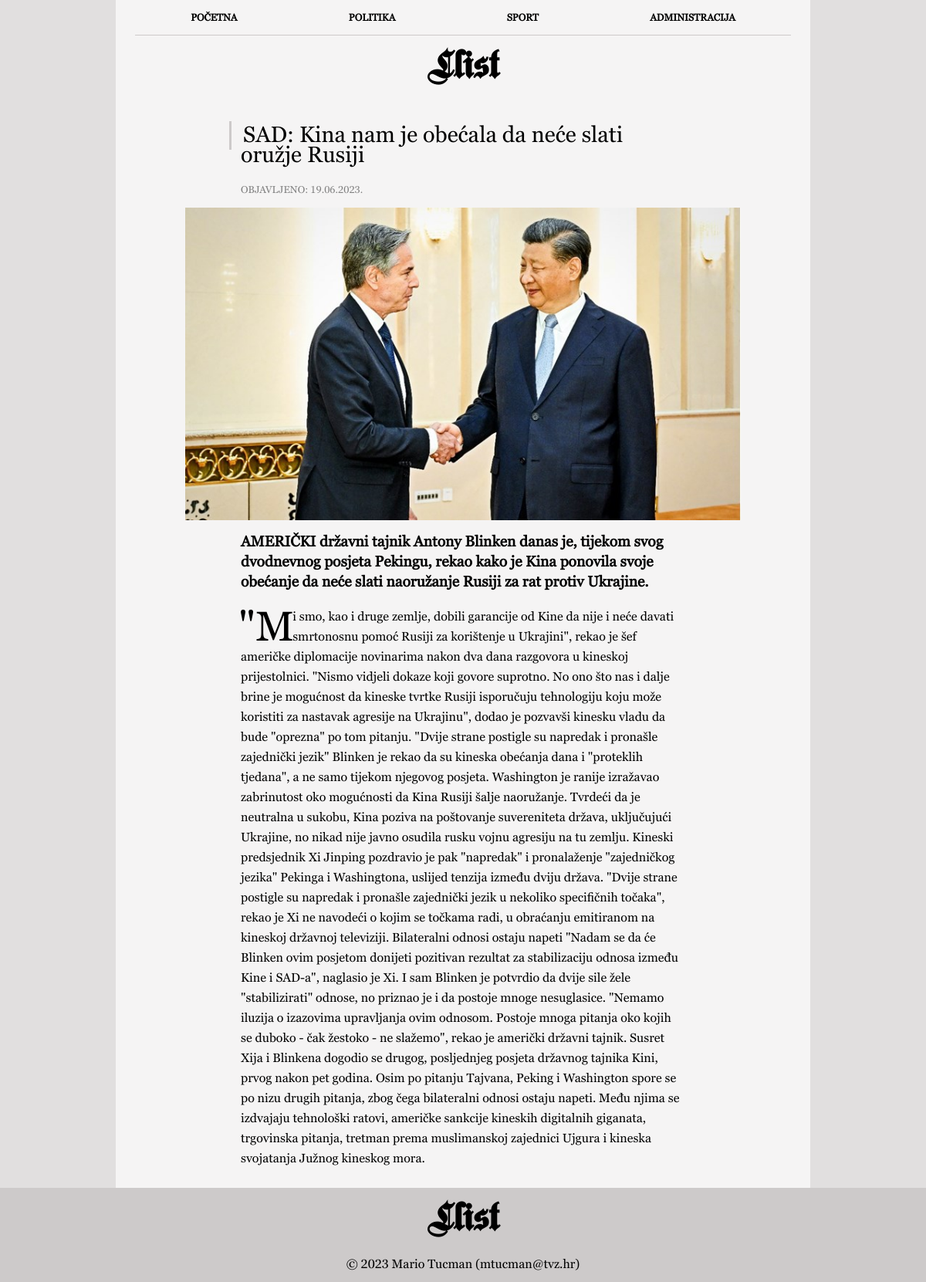
Page /clanak.php?clanak=2 on the committed database.
### tables this page shows
CREATE TABLE `vijesti` (
  `id` int(11) NOT NULL,
  `naslov` varchar(100) NOT NULL,
  `podnaslov` varchar(50) NOT NULL,
  `sazetak` varchar(255) NOT NULL,
  `tekst` text NOT NULL,
  `slika` varchar(64) NOT NULL,
  `kategorija` varchar(64) NOT NULL,
  `arhiva` tinyint(1) NOT NULL,
  `datum` varchar(32) NOT NULL
);

### clanak.php (the view, shortened to what this page needs)
<?php
include 'connect.php';
$clanak = $_GET["clanak"];
?>
<!DOCTYPE html>
<html lang="hr">
<head>
  <link rel="stylesheet" type="text/css" href="style.css" />
</head>
<body>
  <div class="main">
    <nav class="navigation">
      <ul>
        <li><a href="index.php">POČETNA</a></li>
        <li><a href="kategorija.php?kategorija=politika">POLITIKA</a></li>
        <li><a href="kategorija.php?kategorija=sport">SPORT</a></li>
        <li><a href="administracija.php">ADMINISTRACIJA</a></li>
      </ul>
    </nav>
    <header>
      <h1 class="header1">Llist</h1>
    </header>
    <?php
    $query = "SELECT * FROM vijesti WHERE id=$clanak";
    $result = mysqli_query($dbc, $query);
    while ($row = mysqli_fetch_array($result)) {
      echo '<section class="clanak" role="main">';
      echo '<div class="row">';
      echo '<h2 class="clanak-naslov"><div class="clanak-rectangle"></div>' . $row["naslov"] . '</h2>';
      echo '<p class="clanak-datum">Objavljeno: ' . $row["datum"] . '</p>';
      echo '</div>';
      echo '<section class="clanak-slika">';
      echo '<img src="' . UPLPATH . $row['slika'] . '">';
      echo '</section>';
      echo '<section class="clanak-sazetak">';
      echo '<p>' . $row["sazetak"] . '</p>';
      echo '</section>';
      echo '<section class="clanak-tekst">';
      echo '<p class="p-tekst">' . $row["tekst"] . '</p>';
      echo '</section>';
      echo '</section>';
      break;
    }
    ?>
  </div>
  <footer>
    <h1 class="header1">Llist</h1>
    <p class="credits">© 2023 Mario Tucman (mtucman@tvz.hr)</p>
  </footer>
</body>
</html>

### style.css (style rules this page uses)
* { box-sizing: border-box; margin: 0; padding: 0; font-family: "Georgia Pro Regular", "Helvetica", "Arial"; }
body { background-color: #e1dfdf; }
header { margin-bottom: 15px; }
p, h1, h2, h3 { line-height: 26px; }
a { text-decoration: none; color: black; }
.main { margin: auto; min-height: 87.5vh; max-width: 75%; background-color: #f5f4f4; }
img { width: 100%; object-fit: cover; }
.header1 { padding: 25px; text-align: center; font-size: 3em; font-family: "Fette Kanzlei", "Helvetica", "Arial"; }
.credits { padding: 10px; font-size: 1em; text-align: center; }
.navigation ul { list-style: none; margin: 0px 25px; display: flex; justify-content: space-between; padding: 0; border-bottom: #cdcaca 1px solid; }
.navigation ul li { flex-grow: 1; }
.navigation ul li a { display: block; text-decoration: none; font-weight: bold; font-size: 0.8em; padding: 15px 0; text-align: center; color: black; }
footer { background-color: #cdcaca; }
.clanak { margin: 0px 10%; text-align: left; }
.clanak-rectangle { height: 1.3em; width: 3px; background-color: #cdcaca; display: inline-block; position: relative; top: 10px; right: 15px; }
.clanak-naslov, .clanak-datum, .clanak-sazetak, .clanak-tekst { padding: 10px 10%; }
.clanak-naslov { font-size: 1.8em; font-weight: normal; }
.clanak-datum { font-size: 0.8em; text-transform: uppercase; color: gray; }
.clanak-slika { padding: 0; width: 100%; margin: auto; }
.clanak-sazetak { font-size: 1.2em; font-weight: bold; }
.clanak-tekst { padding-bottom: 25px; }
.clanak-tekst::first-letter { font-size: 2.5em; initial-letter: 2; }

### rows in the picture
vijesti: naslov "SAD: Kina nam je obećala da neće slati oružje Rusiji", datum "19.06.2023.", slika (picture), sazetak "AMERIČKI državni tajnik Antony Blinken danas je, tijekom svog dvodnevnog posjeta Pekingu, rekao kako je Kina ponovila svoje obećanje da neće slati naoružanje Rusiji za rat protiv Ukrajine.", tekst "\"Mi smo, kao i druge zemlje, dobili garancije od Kine da nije i neće davati smrtonosnu pomoć Rusiji za korištenje u Ukrajini\", rekao je šef američke diplomacije novinarima nakon dva dana razgovora u kineskoj prijestolnici. \"Nismo vidjeli dokaze koji govore suprotno. No ono što nas i dalje brine je mogućnost da kineske tvrtke Rusiji isporučuju tehnologiju koju može koristiti za nastavak agresije na Ukrajinu\", dodao je pozvavši kinesku vladu da bude \"oprezna\" po tom pitanju. \"Dvije strane postigle su napredak i pronašle zajednički jezik\" Blinken je rekao da su kineska obećanja dana i \"proteklih tjedana\", a ne samo tijekom njegovog posjeta. Washington je ranije izražavao zabrinutost oko…"
